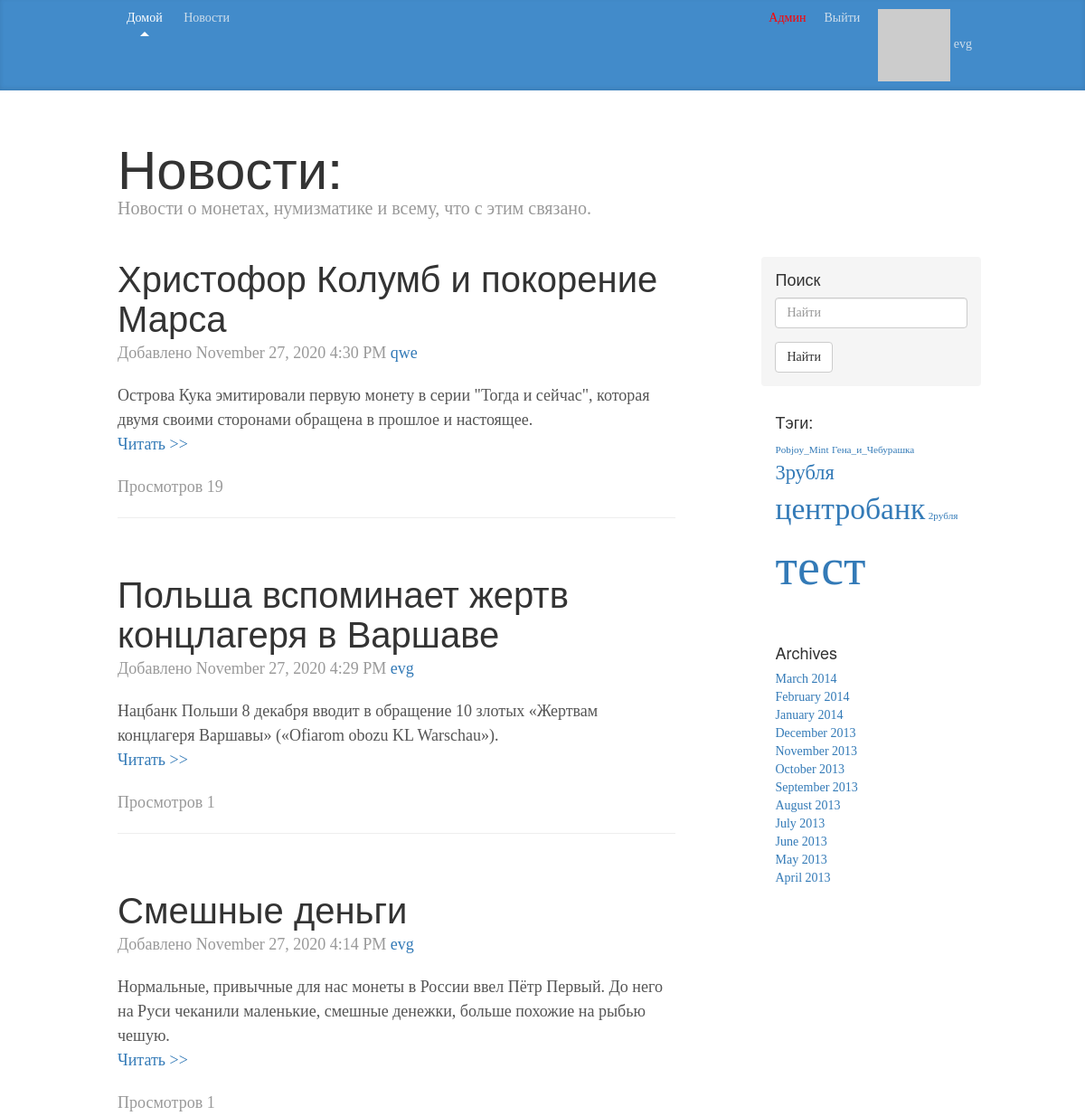
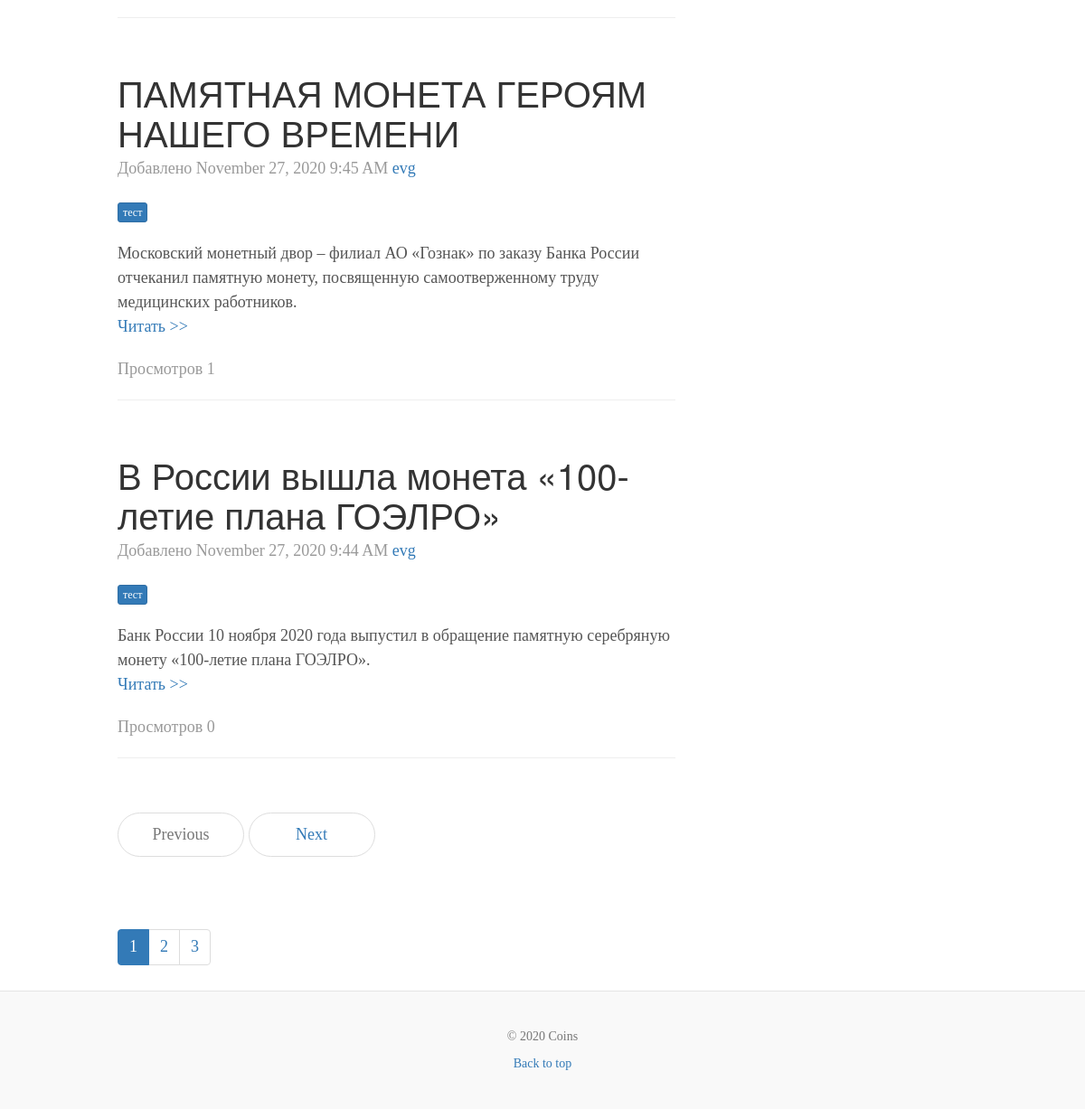
/news/ (signed in), run on the app's committed database (2 pictures, top to bottom).
### app/models.py (models this page shows, shortened)
class User(db.Model, UserMixin):
    __tablename__ = 'user'
    id = db.Column(db.Integer, primary_key=True)
    email = db.Column(db.String(255), unique=True)
    username = db.Column(db.String(255), unique=True, index=True)
    password_hash = db.Column(db.String(255))
    active = db.Column(db.Boolean())
    confirmed_at = db.Column(db.DateTime())
    name = db.Column(db.String(64))
    location = db.Column(db.String(64))
    member_since = db.Column(db.DateTime(), default=datetime.utcnow)
    about_me = db.Column(db.String(140))
    last_seen = db.Column(db.DateTime, default=datetime.utcnow)
    avatar_hash = db.Column(db.String(32))
    roles = db.relationship('Role', secondary='roles_users', backref=db.backref('users', lazy='dynamic'))
    posts = db.relationship('Post', backref='author', lazy='dynamic')
    img = db.relationship('StorageImg', backref='author', lazy='dynamic')
    @property
    def password(self):
        raise AttributeError('password is not a readable attribute')
    def gravatar(self, size=100, default='identicon', rating='g'):
        url = 'https://secure.gravatar.com/avatar'
        hash = self.avatar_hash or self.gravatar_hash()
        return '{url}/{hash}?s={size}&d={default}&r={rating}'.\
                        format(url=url, hash=hash, size=size, default=default, rating=rating)
    def is_administrator(self):
        for r in self.roles:
            if str(r) == 'admin':
                return True
        return False

class Post(db.Model):
    __tablename__ = 'post'
    id = db.Column(db.Integer, primary_key=True)
    title = db.Column(db.String(150))
    slug = db.Column(db.String(140), unique=True)
    pre_body = db.Column(db.Text)
    body = db.Column(db.Text)
    created = db.Column(db.DateTime, index=True, default=datetime.utcnow)
    count = db.Column(db.Integer, default=0)
    author_id = db.Column(db.Integer, db.ForeignKey('user.id'))
    tags = db.relationship('Tag', secondary='tags_posts', backref=db.backref('posts', lazy='dynamic'))

class Tag(db.Model):
    __tablename__ = 'tag'
    id = db.Column(db.Integer, primary_key=True)
    name = db.Column(db.String(100))
    slug = db.Column(db.String(100), unique=True)

### app/posts/controllers.py (the view)
@module.route('/news/')
def news():
    q = request.args.get('q')
    page = request.args.get('page')
    if page and page.isdigit():
        page = int(page)
    else:
        page = 1
    if q:
        posts = Post.query.filter(Post.title.contains(q) | Post.body.contains(q))
    else:
        posts = Post.query.order_by(Post.created.desc())
    pages = posts.paginate(page=page, per_page=app.config['PER_PAGE_NEWS'], error_out=False)
    tag_weight()
    return render_template('posts/news.html', posts=posts, pages=pages, tags=tag_weight())

### app/models.py (called while the page is built)
@login_manager.user_loader
def load_user(user_id):
    return User.query.get(int(user_id))

    def __repr__(self):
        return self.name

### app/posts/controllers.py (called while the page is built)
def tag_weight():
    p = Post.query.all()
    w = {}
    t = []
    for post in p:
        for tags in post.tags:
            t.append(tags.name)
    m = max([t.count(i) for i in t])
    for i in t:
        sl = Tag.query.filter(Tag.name == i).first().slug
        w[i] = (int((t.count(i)*100)/m), sl)
    return w

### app/templates/posts/news.html
{% extends "layout.html" %}
{% block title_post%}Новости:{% endblock %}
{% block pre_title_post%}Новости о монетах, нумизматике и всему, что с этим связано.{% endblock %}
{% block content %}
{% for post in pages.items %}
<div class="blog-post">
  <h2 class="blog-post-title">{{ post.title }}</h2>
  <p class="blog-post-meta"> Добавлено {{ moment(post.created).format('LLL') }}
    <a href="{{ url_for('users.user', username=post.author.username) }}">{{ post.author.username }}</a></p>
  {% if post.tags %}
    <p class="blog-post-meta">
    {% for tag in post.tags %}
    <a class="btn btn-primary btn-xs" href="{{ url_for('posts.tag_detail', slug=tag.slug) }}" role="button">{{ tag.name }}</a>
    {% endfor%}
    </p>
  {% endif %}
  {{ post.pre_body|safe }}
  <p class="blog-post-meta"><a href="{{ url_for('posts.news_detal', slug=post.slug) }}">Читать >></a></p>
  <p class="blog-post-meta">Просмотров {{ post.count }}</p>
  <hr>
</div>
{% endfor %}
<nav>
  <ul class="pager">
    <li {% if not pages.has_prev %} class="disabled" {% endif %}>
      <a href="?page={{ pages.prev_num }}">Previous</a></li>
    <li {% if not pages.has_next %} class="disabled" {% endif %}>
    <a href="?page={{ pages.next_num }}">Next</a></li>
  </ul>
  <ul class="pagination">
    {% for page in pages.iter_pages() %}
    {% if page %}
    <li {% if page == pages.page %} class="active" {% endif %}><a href="?page={{ page }}">{{ page }}</a>
    {% else %}
    <li><span>…</span></li>
    {% endif %}
    {% endfor %}
  </ul>
</nav>
{% endblock %}
{% block tags%}
<h4>Тэги:</h4>
  {% for i in tags %}
    <a href="{{ url_for('posts.tag_detail', slug=tags[i][1]) }}" style="font-size: {{ tags[i][0]*4 }}%">{{ i }}</a>
  {% endfor %}
{% endblock %}

### app/templates/layout.html (shortened to what this page needs)
{% extends "bootstrap/base.html" %}
{% import "bootstrap/fixes.html" as fixes %}
{% block head %}
  {{super()}}
{% endblock %}
{% block styles %}
  {{super()}}
  <link href="/static/css/blog.css" rel="stylesheet">
{% endblock %}
{% block body %}
  {% block navbar %}
  <div class="blog-masthead">
    <div class="container">
    <nav class="blog-nav">
            <a class="blog-nav-item active" href="{{ url_for('users.index') }}">Домой</a>
            <a class="blog-nav-item" href="{{ url_for('posts.news') }}">Новости</a>
            {% if current_user.is_authenticated %}
            <a class="blog-nav-item navbar-right" href="{{ url_for('users.user', username=current_user.username) }}">
                  <img src="{{ current_user.gravatar(size=18) }}">
                  {{ current_user.username }}
                </a>
            <a class="blog-nav-item navbar-right" href="{{ url_for('users.logout') }}">Выйти</a>
            {% else %}
            <a class="blog-nav-item navbar-right" href="{{ url_for('users.reg') }}">Регистрация</a>
            <a class="blog-nav-item navbar-right" href="{{ url_for('users.log') }}"><span class="glyphicon glyphicon-log-in"></span>  Войти</a>
            {% endif %}
          {% if current_user.is_authenticated %}
                {% if current_user.is_administrator() %}
              <a class="blog-nav-item navbar-right" style="color: rgb(255, 0, 0)" href="{{ url_for('admin.index') }}">Админ</a>
                {% endif %}
          {% endif %}
    </nav>
  </div>
  </div>
  {% endblock %}
  <div class="container">
    {% import "bootstrap/utils.html" as utils %} {{ utils.flashed_messages(dismissible=True, container=False) }}
    <div class="blog-header">
      <h1 class="blog-title">{% block title_post%}{% endblock %}</h1>
      <p class="lead blog-description">{% block pre_title_post%}{% endblock %}</p>
    </div>
    <div class="row">
      <div class="col-sm-8 blog-main">
      {% block content %}{% endblock %}
      </div>
      <div class="col-sm-3 col-sm-offset-1 blog-sidebar">
        <div class="sidebar-module sidebar-module-inset">
          <h4>Поиск</h4>
          <form method='GET' action="{{ url_for('posts.news') }}">
            <div class="form-group">
              <input type="text" class="form-control" placeholder="Найти" name="q" value="{{ request.args.get('q', '') }}">
            </div>
            <button type="submit" class="btn btn-default">Найти</button>
          </form>
        </div>
        <div class="sidebar-module" id="tags">
          {% block tags%}{% endblock %}
        </div>
        <div class="sidebar-module">
          <h4>Archives</h4>
          <ol class="list-unstyled">
            <li><a href="#">March 2014</a></li>
            <li><a href="#">February 2014</a></li>
            <li><a href="#">January 2014</a></li>
            <li><a href="#">December 2013</a></li>
            <li><a href="#">November 2013</a></li>
            <li><a href="#">October 2013</a></li>
            <li><a href="#">September 2013</a></li>
            <li><a href="#">August 2013</a></li>
            <li><a href="#">July 2013</a></li>
            <li><a href="#">June 2013</a></li>
            <li><a href="#">May 2013</a></li>
            <li><a href="#">April 2013</a></li>
          </ol>
        </div>
      </div>
    </div>
  </div>
  <footer class="blog-footer">
      <p class="text-muted">&copy; <script type="text/javascript">var mdate = new Date(); document.write(mdate.getFullYear());</script> {{ config.get('APP_NAME')  }} </p>
      <p>
        <a href="#">Back to top</a>
      </p>
  </footer>
{% endblock %}

### app/static/css/blog.css (style rules this page uses)
body { font-family: Georgia, "Times New Roman", Times, serif; color: #555; }
h1, .h1, h2, .h2, h3, .h3, h4, .h4, h5, .h5, h6, .h6 { margin-top: 0; font-family: "Helvetica Neue", Helvetica, Arial, sans-serif; font-weight: normal; color: #333; }
@media (min-width: 1200px) { .container { width: 970px; } }
.blog-masthead { background-color: #428bca; -webkit-box-shadow: inset 0 -2px 5px rgba(0,0,0,.1); box-shadow: inset 0 -2px 5px rgba(0,0,0,.1); }
.blog-nav-item { position: relative; display: inline-block; padding: 10px; font-weight: 500; color: #cdddeb; }
.blog-nav .active { color: #fff; }
.blog-nav .active:after { position: absolute; bottom: 0; left: 50%; width: 0; height: 0; margin-left: -5px; vertical-align: middle; content: " "; border-right: 5px solid transparent; border-bottom: 5px solid; border-left: 5px solid transparent; }
.blog-header { padding-top: 20px; padding-bottom: 20px; }
.blog-title { margin-top: 30px; margin-bottom: 0; font-size: 60px; font-weight: normal; }
.blog-description { font-size: 20px; color: #999; }
.blog-main { font-size: 18px; line-height: 1.5; }
.sidebar-module { padding: 15px; margin: 0 -15px 15px; }
.sidebar-module-inset { padding: 15px; background-color: #f5f5f5; border-radius: 4px; }
.pager { margin-bottom: 60px; text-align: left; }
.pager > li > a { width: 140px; padding: 10px 20px; text-align: center; border-radius: 30px; }
.blog-post { margin-bottom: 60px; }
.blog-post-title { margin-bottom: 5px; font-size: 40px; }
.blog-post-meta { margin-bottom: 20px; color: #999; }
.blog-footer { padding: 40px 0; color: #999; text-align: center; background-color: #f9f9f9; border-top: 1px solid #e5e5e5; }
.blog-footer p:last-child { margin-bottom: 0; }

### data on the page
User: username "evg"
Post: title "Христофор Колумб и покорение Марса", created "November 27, 2020 4:30 PM", author.username "qwe", pre_body "Острова Кука эмитировали первую монету в серии \"Тогда и сейчас\", которая двумя своими сторонами обращена в прошлое и настоящее.", count "19"
Post: title "Польша вспоминает жертв концлагеря в Варшаве", created "November 27, 2020 4:29 PM", author.username "evg", pre_body "Нацбанк Польши 8 декабря вводит в обращение 10 злотых «Жертвам концлагеря Варшавы» («Ofiarom obozu KL Warschau»).", count "1"
Post: title "Смешные деньги", created "November 27, 2020 4:14 PM", author.username "evg", pre_body "Нормальные, привычные для нас монеты в России ввел Пётр Первый. До него на Руси чеканили маленькие, смешные денежки, больше похожие на рыбью чешую.", count "1"
Post: title "ПАМЯТНАЯ МОНЕТА ГЕРОЯМ НАШЕГО ВРЕМЕНИ", created "November 27, 2020 9:45 AM", author.username "evg", pre_body "Московский монетный двор – филиал АО «Гознак» по заказу Банка России отчеканил памятную монету, посвященную самоотверженному труду медицинских работников.", count "1"
Tag: name "тест"
Post: title "В России вышла монета «100-летие плана ГОЭЛРО»", created "November 27, 2020 9:44 AM", author.username "evg", pre_body "Банк России 10 ноября 2020 года выпустил в обращение памятную серебряную монету «100-летие плана ГОЭЛРО».", count "0"
Tag: name "Pobjoy_Mint"
Tag: name "Гена_и_Чебурашка"
Tag: name "3рубля"
Tag: name "центробанк"
Tag: name "2рубля"

### other printed values
{{ page }} "1" "2" "3"
{{ config.get('APP_NAME') }} "Coins"
